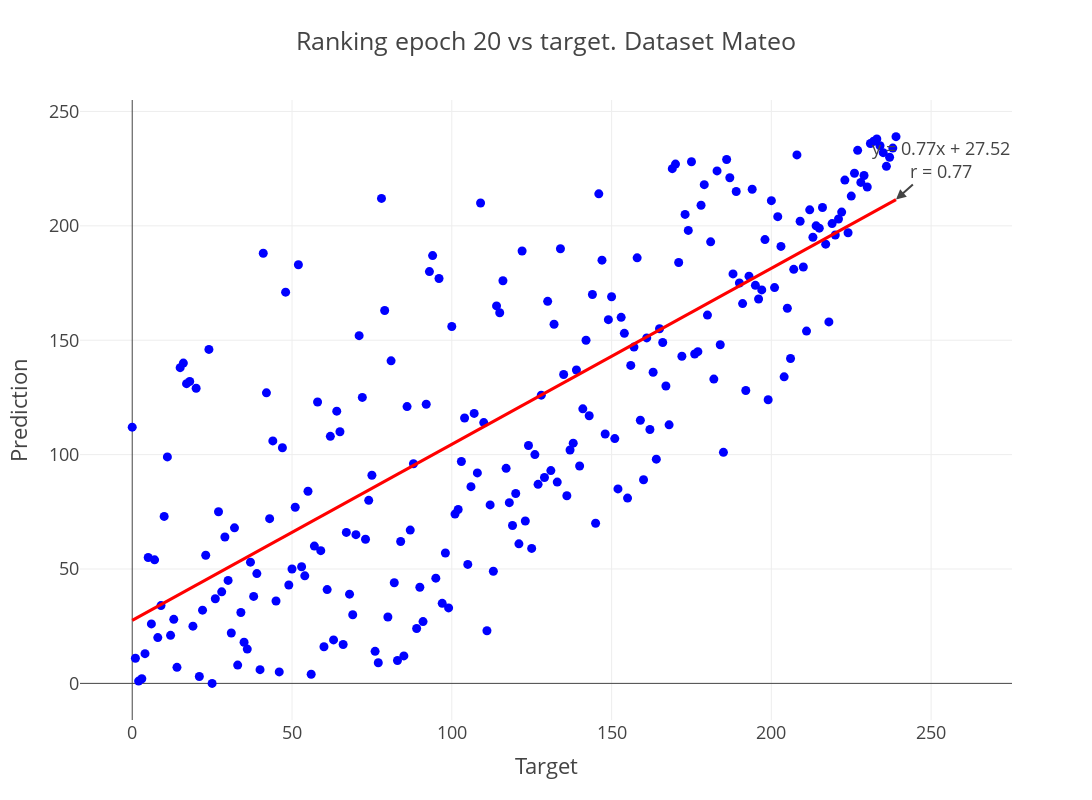

Source (notebook cell):
### Code cell
from scipy import stats
import plotly.graph_objs as go
import plotly.express as px
epoch=20

# Calculate the correlation coefficient
corr_coef = sorted_ranks_epochs[epoch]['target'].corr(sorted_ranks_epochs[epoch]['predict'])

# Fit a linear regression model
slope, intercept, r_value, p_value, std_err = stats.linregress(sorted_ranks_epochs[epoch]['target'], sorted_ranks_epochs[epoch]['predict'])

# Generate points for the fit line
fit_line_x = np.linspace(sorted_ranks_epochs[epoch]['target'].min(), sorted_ranks_epochs[epoch]['target'].max(), 100)
fit_line_y = slope * fit_line_x + intercept

# Create scatter plot of the data points
scatter = go.Scatter(
    x=sorted_ranks_epochs[epoch]['target'], 
    y=sorted_ranks_epochs[epoch]['predict'], 
    mode='markers', 
    name='Data Points',
    marker=dict(color='blue')
)

# Create fit line plot
fit_line = go.Scatter(
    x=fit_line_x, 
    y=fit_line_y, 
    mode='lines', 
    name='Fit Line',
    line=dict(color='red')
)

# Create the layout with the fit line equation and correlation coefficient as annotations
layout = go.Layout(
    title=f"Ranking epoch {epoch} vs target. Dataset {test_dataset}",
    xaxis=dict(title="Target"),
    yaxis=dict(title="Prediction"),
    annotations=[
        dict(
            x=fit_line_x[-1], 
            y=fit_line_y[-1], 
            xref="x", 
            yref="y", 
            text=f"y = {slope:.2f}x + {intercept:.2f}<br>r = {corr_coef:.2f}",
            showarrow=True,
            arrowhead=2,
            ax=45,
            ay=-40
        )
    ],
    width=1200,  # Adjust the width of the figure
    height=800,
    template="presentation",
    showlegend=False 
)

# Combine the scatter plot and fit line
fig = go.Figure(data=[scatter, fit_line], layout=layout)

fig.write_image(f"regressors/{test_dataset}/ranking_{epoch}.svg",format="SVG")
fig.write_image(f"regressors/{test_dataset}/ranking_{epoch}.png",format="PNG")
# Show the plot
fig.show()

### Figure 1 — Plotly figure (JSON) as saved in the notebook; plotly's stock layout.template omitted (floating-point values rounded to 4 significant figures; data arrays with more than 128 entries replaced by an {"elided": "..."} marker saying what was removed)
{"data": [{"marker": {"color": "blue"}, "mode": "markers", "name": "Data Points", "type": "scatter", "x": {"elided": "240 int values"}, "y": {"elided": "240 int values"}}, {"line": {"color": "red"}, "mode": "lines", "name": "Fit Line", "type": "scatter", "x": [0, 2.414, 4.828, 7.242, 9.657, 12.07, 14.48, 16.9, 19.31, 21.73, 24.14, 26.56, 28.97, 31.38, 33.8, 36.21, 38.63, 41.04, 43.45, 45.87, 48.28, 50.7, 53.11, 55.53, 57.94, 60.35, 62.77, 65.18, 67.6, 70.01, 72.42, 74.84, 77.25, 79.67, 82.08, 84.49, 86.91, 89.32, 91.74, 94.15, 96.57, 98.98, 101.4, 103.8, 106.2, 108.6, 111.1, 113.5, 115.9, 118.3, 120.7, 123.1, 125.5, 127.9, 130.4, 132.8, 135.2, 137.6, 140.0, 142.4, 144.8, 147.3, 149.7, 152.1, 154.5, 156.9, 159.3, 161.7, 164.2, 166.6, 169.0, 171.4, 173.8, 176.2, 178.6, 181.1, 183.5, 185.9, 188.3, 190.7, 193.1, 195.5, 198.0, 200.4, 202.8, 205.2, 207.6, 210.0, 212.4, 214.9, 217.3, 219.7, 222.1, 224.5, 226.9, 229.3, 231.8, 234.2, 236.6, 239], "y": [27.52, 29.38, 31.24, 33.1, 34.96, 36.81, 38.67, 40.53, 42.39, 44.25, 46.1, 47.96, 49.82, 51.68, 53.54, 55.39, 57.25, 59.11, 60.97, 62.83, 64.69, 66.54, 68.4, 70.26, 72.12, 73.98, 75.83, 77.69, 79.55, 81.41, 83.27, 85.12, 86.98, 88.84, 90.7, 92.56, 94.42, 96.27, 98.13, 99.99, 101.8, 103.7, 105.6, 107.4, 109.3, 111.1, 113.0, 114.9, 116.7, 118.6, 120.4, 122.3, 124.1, 126.0, 127.9, 129.7, 131.6, 133.4, 135.3, 137.2, 139.0, 140.9, 142.7, 144.6, 146.4, 148.3, 150.2, 152.0, 153.9, 155.7, 157.6, 159.4, 161.3, 163.2, 165.0, 166.9, 168.7, 170.6, 172.5, 174.3, 176.2, 178.0, 179.9, 181.7, 183.6, 185.5, 187.3, 189.2, 191.0, 192.9, 194.8, 196.6, 198.5, 200.3, 202.2, 204.0, 205.9, 207.8, 209.6, 211.5]}], "layout": {"annotations": [{"arrowhead": 2, "ax": 45, "ay": -40, "showarrow": true, "text": "y = 0.77x + 27.52<br>r = 0.77", "x": 239, "xref": "x", "y": 211.5, "yref": "y"}], "height": 800, "showlegend": false, "title": {"text": "Ranking epoch 20 vs target. Dataset Mateo"}, "width": 1200, "xaxis": {"autorange": true, "range": [-16.19, 275.9], "title": {"text": "Target"}, "type": "linear"}, "yaxis": {"autorange": true, "range": [-16.01, 255.0], "title": {"text": "Prediction"}, "type": "linear"}}}
